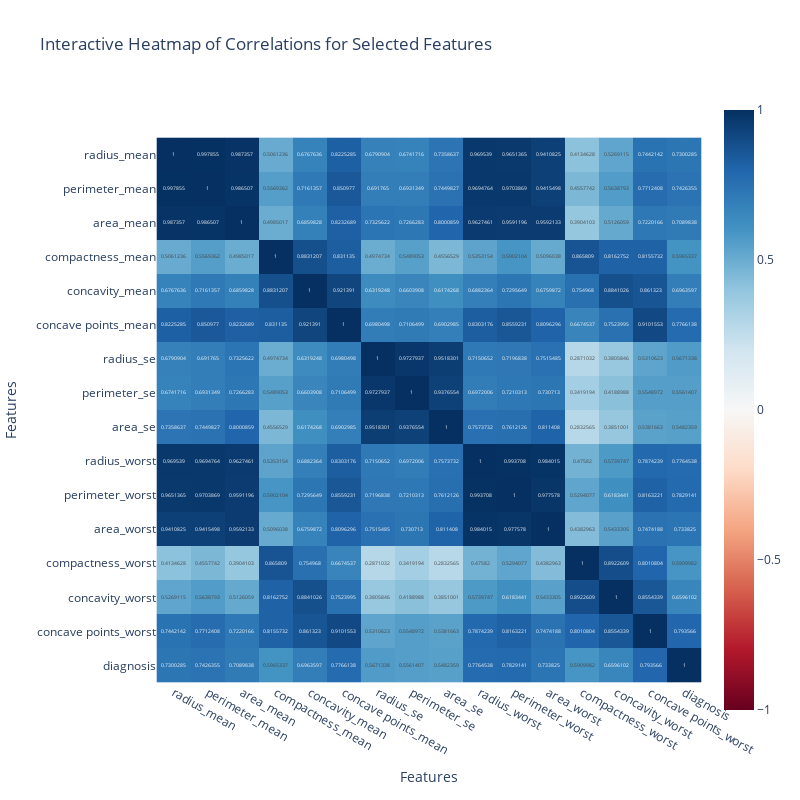

Notebook code cell kept with this figure:
### Markdown cell above
# Correlation Heatmap

### Code cell
import plotly.express as px

selected_features = ['radius_mean', 'perimeter_mean', 'area_mean', 'compactness_mean', 'concavity_mean']

corr_matrix = selected_data.drop('diagnosis_label',axis=1).corr()

fig = px.imshow(corr_matrix,  
                labels=dict(x="Features", 
                            y="Features"), 
                title="Interactive Heatmap of Correlations for Selected Features",
                text_auto=True,  
                color_continuous_scale='RdBu', 
                zmin=-1,  
                zmax=1)  

fig.update_layout(
    xaxis=dict(tickangle=30),  
    yaxis=dict(),  
    width=800,  
    height=800  
)

fig.show()

### Figure 1 — Plotly figure (JSON) as saved in the notebook; plotly's stock layout.template omitted (floating-point values rounded to 4 significant figures; data arrays with more than 128 entries replaced by an {"elided": "..."} marker saying what was removed)
{"data": [{"coloraxis": "coloraxis", "hovertemplate": "Features: %{x}<br>Features: %{y}<br>color: %{z}<extra></extra>", "name": "0", "texttemplate": "%{z}", "type": "heatmap", "x": ["radius_mean", "perimeter_mean", "area_mean", "compactness_mean", "concavity_mean", "concave points_mean", "radius_se", "perimeter_se", "area_se", "radius_worst", "perimeter_worst", "area_worst", "compactness_worst", "concavity_worst", "concave points_worst", "diagnosis"], "xaxis": "x", "y": ["radius_mean", "perimeter_mean", "area_mean", "compactness_mean", "concavity_mean", "concave points_mean", "radius_se", "perimeter_se", "area_se", "radius_worst", "perimeter_worst", "area_worst", "compactness_worst", "concavity_worst", "concave points_worst", "diagnosis"], "yaxis": "y", "z": {"elided": "16x16 float values"}}], "layout": {"coloraxis": {"cmax": 1, "cmin": -1, "colorscale": [[0, "rgb(103,0,31)"], [0.1, "rgb(178,24,43)"], [0.2, "rgb(214,96,77)"], [0.3, "rgb(244,165,130)"], [0.4, "rgb(253,219,199)"], [0.5, "rgb(247,247,247)"], [0.6, "rgb(209,229,240)"], [0.7, "rgb(146,197,222)"], [0.8, "rgb(67,147,195)"], [0.9, "rgb(33,102,172)"], [1, "rgb(5,48,97)"]]}, "height": 800, "title": {"text": "Interactive Heatmap of Correlations for Selected Features"}, "width": 800, "xaxis": {"anchor": "y", "constrain": "domain", "domain": [0, 1], "scaleanchor": "y", "tickangle": 30, "title": {"text": "Features"}}, "yaxis": {"anchor": "x", "autorange": "reversed", "constrain": "domain", "domain": [0, 1], "title": {"text": "Features"}}}}
